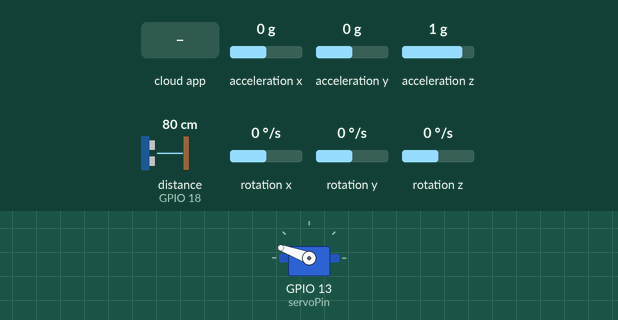
Simulated run of this sketch. Board: ESP32. Parts: servo. Wiring (inferred from the names in the program): ultrasonic range finder: trigger GPIO 5; echo GPIO 18; MPU-9250 motion sensor at I2C address 0x68. The test bench sets the inputs (shaded band); at power-on: distance to the obstacle (sensor on GPIO 18) 80 cm, acceleration x 0 g, acceleration y 0 g, acceleration z 1 g, rotation x 0 °/s, rotation y 0 °/s, rotation z 0 °/s. The echo pulse lasts 58.3 µs per cm; WiFi joins after 1.5 s; servers stay silent unless stated; servo pulses on a pin are drawn as a servo (544–2400 µs = 0–180°); the Firebase database answers and starts empty; what the sketch prints to the serial monitor is not drawn.

Above: at 3.0 s.
3.1 s: the phone or cloud app sets estado_sistema to REGRESANDO
At 4.3 s:
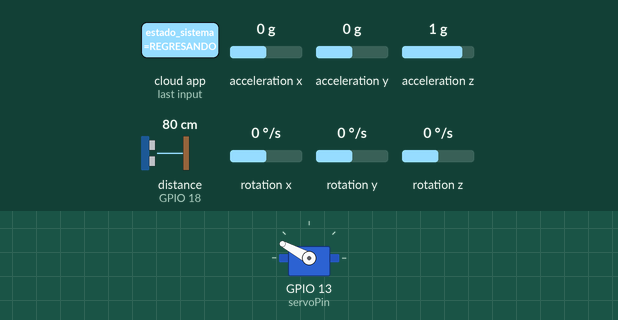
4.8 s: the phone or cloud app sets estado_sistema to BUSCANDO
At 6.0 s:
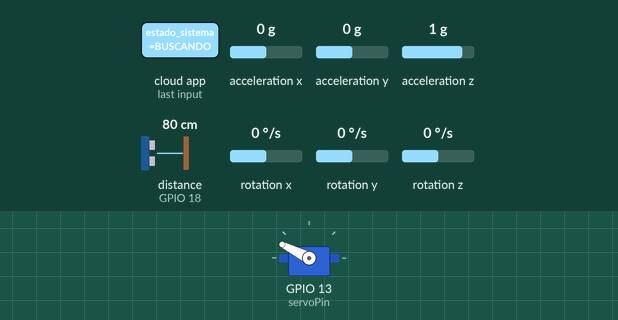
8.1 s: distance to the obstacle (sensor on GPIO 18) set to 250 cm
11.4 s: the phone or cloud app sets estado_sistema to MOVIENDO
Timing chart, 0 to 14.4 s (numbered marks = the images above; inputs shaded):
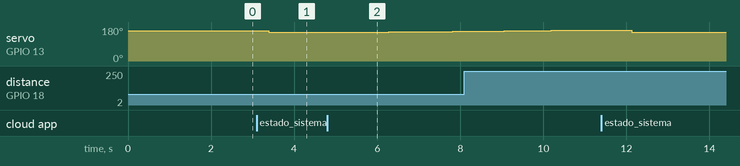

Measured:
- after the input at 3.1 s, servo on GPIO 13 (servoPin): 160° → 152° after 0.29 s
- after the input at 4.8 s, servo on GPIO 13 (servoPin): moves from 152° to 157° over 2.5 s, starting after 0.53 s

The sketch:

MEDICIONES_DE_ANGULOS__DISTANCIA_Y_CONTROL_EJE_ROTACIONAL.ino
```cpp
#include <Arduino.h>
#include <Wire.h>
#include <WiFi.h>
#include <Firebase_ESP_Client.h>
#include "addons/TokenHelper.h"
#include "addons/RTDBHelper.h"

// --- CREDENCIALES WIFI Y FIREBASE ---
#define WIFI_SSID "Totalplay-5BB1"
#define WIFI_PASSWORD "5BB13C41hajvn9Au"
#define API_KEY "AIzaSyDTEJ3mfhPKsC2gsp4VNutoCcZ-4naQNTs"
#define DATABASE_URL "estacionamientouanl-default-rtdb.firebaseio.com"

FirebaseData fbdo;
FirebaseAuth auth;
FirebaseConfig config;
bool signupOK = false;

// --- PINES DE SENSORES Y SERVOMOTOR ---
const int trigPin  = 5;
const int echoPin  = 18;
const int servoPin = 13;

// Pines I2C para el sensor GY-9250 (MPU-9250)
const int sdaPin = 21;
const int sclPin = 22;
const uint8_t MPU_ADDR = 0x68; // Dirección I2C estándar del GY-9250

// --- VARIABLES DEL GIROSCOPIO / ACELERÓMETRO (GY-9250) ---
float anguloActual = 0.0;
float offsetAngulo = 0.0;
unsigned long lastImuTime = 0;
bool imuConectado = false;

// --- VARIABLES DEL SERVO ---
int posServo = 152;       // Origen recto
int direccionServo = 1;   // 1 para subir, -1 para bajar
unsigned long lastSweep = 0;

// --- VARIABLES PARA COMPARACIÓN DEL ULTRASÓNICO ---
float distanciaOrigenMeta = 6.0;
const float MARGEN_FRENO_CM = 1.2;

void moverServo(int angulo) {
  int duty = map(angulo, 0, 180, 1638, 8192);
  ledcWrite(servoPin, duty);
}

// --- FUNCIONES NATIVAS PARA EL SENSOR GY-9250 ---
void iniciarGY9250() {
  Wire.begin(sdaPin, sclPin);
  Wire.beginTransmission(MPU_ADDR);
  Wire.write(0x6B); // Registro PWR_MGMT_1
  Wire.write(0x00); // Despertar al GY-9250
  if (Wire.endTransmission(true) == 0) {
    imuConectado = true;
    Serial.println("[OK] Sensor GY-9250 detectado por I2C.");
  } else {
    Serial.println("[AVISO] No se detecto el GY-9250 en 0x68. Revisa cables SDA(21) y SCL(22).");
  }
}

float leerAnguloGY9250() {
  if (!imuConectado) return 0.0;

  Wire.beginTransmission(MPU_ADDR);
  Wire.write(0x3B); // Registro inicial ACCEL_XOUT_H
  if (Wire.endTransmission(false) != 0) return anguloActual;

  Wire.requestFrom(MPU_ADDR, (uint8_t)14, (uint8_t)true);
  if (Wire.available() < 14) return anguloActual;

  int16_t ax = (Wire.read() << 8) | Wire.read();
  int16_t ay = (Wire.read() << 8) | Wire.read();
  int16_t az = (Wire.read() << 8) | Wire.read();
  Wire.read(); Wire.read(); // Saltar temperatura
  int16_t gx = (Wire.read() << 8) | Wire.read();
  int16_t gy = (Wire.read() << 8) | Wire.read();
  int16_t gz = (Wire.read() << 8) | Wire.read();

  // Convertir acelerómetro a ángulo de inclinación en grados (Pitch)
  float ax_g = ax / 16384.0;
  float ay_g = ay / 16384.0;
  float az_g = az / 16384.0;
  float anguloAccel = atan2(ay_g, sqrt(ax_g * ax_g + az_g * az_g)) * 180.0 / PI;

  // Velocidad angular del giroscopio en grados/segundo
  float gyroRateX = gx / 131.0;

  unsigned long ahora = millis();
  float dt = (ahora - lastImuTime) / 1000.0;
  if (dt <= 0 || dt > 1.0) dt = 0.02;
  lastImuTime = ahora;

  // Filtro complementario (94% Giroscopio + 6% Acelerómetro) para lectura estable sin ruido
  anguloActual = 0.94 * (anguloActual + gyroRateX * dt) + 0.06 * anguloAccel;
  return anguloActual - offsetAngulo;
}

float medirDistancia() {
  digitalWrite(trigPin, LOW);
  delayMicroseconds(2);
  digitalWrite(trigPin, HIGH);
  delayMicroseconds(10);
  digitalWrite(trigPin, LOW);
  long duracion = pulseIn(echoPin, HIGH, 15000);
  if (duracion == 0) return -1.0;
  return duracion * 0.0343 / 2.0;
}

// Medición rápida (3 muestras rápidas) para no perder tiempo durante el regreso
float medirRapido() {
  float suma = 0;
  int n = 0;
  for (int i = 0; i < 3; i++) {
    float d = medirDistancia();
    if (d > 0.5 && d < 200.0) {
      suma += d;
      n++;
    }
    delay(8);
  }
  return n ? (suma / n) : -1.0;
}

void setup() {
  Serial.begin(115200);

  pinMode(trigPin, OUTPUT);
  pinMode(echoPin, INPUT);

  ledcAttach(servoPin, 50, 16);
  moverServo(152); // Posición inicial (Origen)

  // Inicializar GY-9250
  iniciarGY9250();
  lastImuTime = millis();

  WiFi.begin(WIFI_SSID, WIFI_PASSWORD);
  Serial.print("Conectando a Wi-Fi");
  while (WiFi.status() != WL_CONNECTED) {
    Serial.print(".");
    delay(500);
  }
  Serial.println("\n¡Conectado a Wi-Fi!");

  config.api_key = API_KEY;
  config.database_url = DATABASE_URL;
  if (Firebase.signUp(&config, &auth, "", "")) {
    signupOK = true;
  }
  Firebase.begin(&config, &auth);
  Firebase.reconnectWiFi(true);

  // Subir la distancia inicial apenas arranca para que el ESP32 #1 tenga la referencia
  float dInit = medirRapido();
  if (dInit > 0) {
    distanciaOrigenMeta = dInit;
    Firebase.RTDB.setFloat(&fbdo, "Sensores/DistanciaActual", dInit);
    Firebase.RTDB.setFloat(&fbdo, "Control/distancia_origen", dInit);
  }
}

unsigned long prevMillis = 0;

void loop() {
  // Actualizar filtro del giroscopio continuamente en cada ciclo
  float anguloGrados = leerAnguloGY9250();

  if (Firebase.ready() && signupOK) {

    // --- 1. LECTURA DE ESTADOS DE FIREBASE ---
    String estadoSistema = "";
    int leido = 0;

    if (Firebase.RTDB.getString(&fbdo, "Control/estado_sistema")) {
      estadoSistema = fbdo.stringData();
    }
    if (Firebase.RTDB.getInt(&fbdo, "Control/leido")) {
      leido = fbdo.intData();
    }

    // --- 2. MODO ALTA VELOCIDAD CUANDO EL MOTOR ESTÁ REGRESANDO ---
    if (estadoSistema == "REGRESANDO") {
      posServo = 145;
      moverServo(145);

      float dRegreso = medirRapido();
      if (dRegreso > 0) {
        Firebase.RTDB.setFloat(&fbdo, "Sensores/DistanciaActual", dRegreso);
        Serial.print("[VIGILANDO REGRESO] Distancia actual: ");
        Serial.print(dRegreso);
        Serial.print(" cm | Meta origen: ");
        Serial.println(distanciaOrigenMeta);

        if (dRegreso <= (distanciaOrigenMeta + MARGEN_FRENO_CM)) {
          Serial.println("--> [ALTO] Origen detectado por ultrasonico. Enviando freno_origen = 1");
          Firebase.RTDB.setInt(&fbdo, "Control/freno_origen", 1);
        }
      }
      return;
    }

    // --- 3. MÁQUINA DE ESTADOS DEL SERVO ---
    if (estadoSistema == "BUSCANDO") {
      if (millis() - lastSweep > 30) {
        lastSweep = millis();
        posServo += direccionServo;

        if (posServo >= 170) direccionServo = -3;
        if (posServo <= 145) direccionServo = 3;

        moverServo(posServo);
      }
    }
    else if (estadoSistema == "ANALIZANDO") {
      // Se queda congelado en el ángulo actual para que la IA tome la foto
    }

    if (leido == 1 || estadoSistema == "MOVIENDO" || estadoSistema == "FIN_CICLO") {
      posServo = 145;
      moverServo(145);
    }

    // --- 4. SUBIDA NORMAL DE SENSORES (Ultrasónico + Giroscopio GY-9250 cada 1000 ms) ---
    if (millis() - prevMillis > 1000) {
      prevMillis = millis();
      float dActual = medirRapido();
      if (dActual > 0) {
        Firebase.RTDB.setFloat(&fbdo, "Sensores/DistanciaActual", dActual);
      }

      // Subir el ángulo medido por el GY-9250 a la página web
      Firebase.RTDB.setFloat(&fbdo, "Sensores/AnguloGiroscopio", anguloGrados);
      Firebase.RTDB.setString(&fbdo, "Sensores/InclinacionEstado",
                              (abs(anguloGrados) < 15.0) ? "Estable" : "Inclinado");

      Serial.print("[SENSORES] Distancia: ");
      Serial.print(dActual);
      Serial.print(" cm | Angulo GY-9250: ");
      Serial.print(anguloGrados, 1);
      Serial.println(" °");

      // Actualizar meta de origen si existe en Firebase
      if (Firebase.RTDB.getFloat(&fbdo, "Control/distancia_origen")) {
        float dOrig = fbdo.floatData();
        if (dOrig > 1.0) distanciaOrigenMeta = dOrig;
      }
    }
  }
}
```
